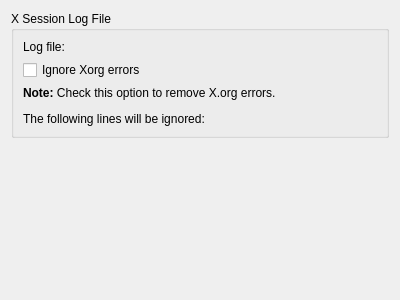
<ui version="4.0" >
 <class>XSessionConfigurationWidgetBase</class>
 <widget class="QWidget" name="XSessionConfigurationWidgetBase" >
  <property name="geometry" >
   <rect>
    <x>0</x>
    <y>0</y>
    <width>400</width>
    <height>300</height>
   </rect>
  </property>
  <layout class="QVBoxLayout" >
   <item>
    <widget class="QGroupBox" name="groupBox" >
     <property name="title" >
      <string>X Session Log File</string>
     </property>
     <layout class="QGridLayout" >
      <item row="0" column="0" >
       <widget class="QLabel" name="label" >
        <property name="text" >
         <string>Log file:</string>
        </property>
        <property name="buddy" >
         <cstring>xsessionUrlRequester</cstring>
        </property>
       </widget>
      </item>
      <item row="0" column="1" >
       <widget class="KUrlRequester" native="1" name="xsessionUrlRequester" >
        <property name="enabled" >
         <bool>false</bool>
        </property>
        <property name="sizePolicy" >
         <sizepolicy vsizetype="Preferred" hsizetype="Preferred" >
          <horstretch>1</horstretch>
          <verstretch>0</verstretch>
         </sizepolicy>
        </property>
       </widget>
      </item>
      <item row="1" column="0" colspan="2" >
       <widget class="QCheckBox" name="ignoreXorgErrors" >
        <property name="toolTip" >
         <string>Check this option to remove Xorg errors</string>
        </property>
        <property name="whatsThis" >
         <string>Check this option to remove Xorg errors</string>
        </property>
        <property name="text" >
         <string>Ignore Xorg errors</string>
        </property>
       </widget>
      </item>
      <item row="2" column="0" colspan="2" >
       <widget class="QLabel" name="xorgErrorsDescription" >
        <property name="text" >
         <string>&lt;p>&lt;b>Note:&lt;/b> Check this option to remove X.org errors.&lt;/p>&lt;p style="margin-bottom:0px">The following lines will be ignored:&lt;/p></string>
        </property>
        <property name="wordWrap" >
         <bool>true</bool>
        </property>
       </widget>
      </item>
     </layout>
    </widget>
   </item>
   <item>
    <spacer>
     <property name="orientation" >
      <enum>Qt::Vertical</enum>
     </property>
     <property name="sizeHint" >
      <size>
       <width>20</width>
       <height>31</height>
      </size>
     </property>
    </spacer>
   </item>
  </layout>
 </widget>
 <customwidgets>
  <customwidget>
   <class>KUrlRequester</class>
   <extends>QWidget</extends>
   <header>kurlrequester.h</header>
  </customwidget>
 </customwidgets>
 <connections/>
</ui>
